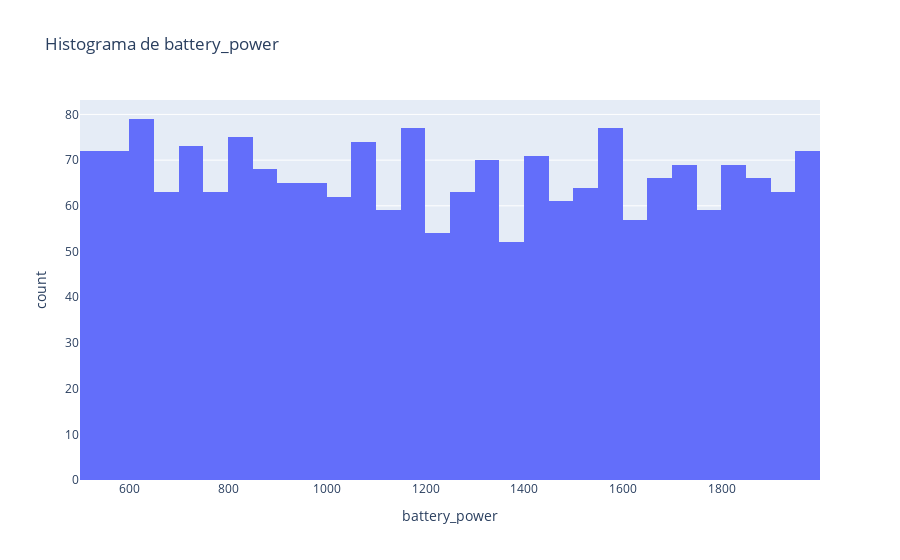

The cell this chart's notebook holds for it:
### Markdown cell above
## Histograma

Se genera un histograma de la columna `odometer` si existe; en caso contrario, se utiliza la primera columna del dataset.

### Code cell
if 'battery_power' in df.columns:
    fig_hist = px.histogram(df, x='battery_power', title='Histograma de battery_power')
else:
    fig_hist = px.histogram(df, x=df.columns[0], title=f'Histograma de {df.columns[0]}')

fig_hist.show()

### Figure 1 — Plotly figure (JSON) as saved in the notebook; plotly's stock layout.template omitted (floating-point values rounded to 4 significant figures; data arrays with more than 128 entries replaced by an {"elided": "..."} marker saying what was removed)
{"data": [{"bingroup": "x", "hovertemplate": "battery_power=%{x}<br>count=%{y}<extra></extra>", "legendgroup": "", "marker": {"color": "#636efa", "pattern": {"shape": ""}}, "name": "", "orientation": "v", "showlegend": false, "type": "histogram", "x": {"elided": "2000 int values"}, "xaxis": "x", "yaxis": "y"}], "layout": {"barmode": "relative", "legend": {"tracegroupgap": 0}, "title": {"text": "Histograma de battery_power"}, "xaxis": {"anchor": "y", "domain": [0, 1], "title": {"text": "battery_power"}}, "yaxis": {"anchor": "x", "domain": [0, 1], "title": {"text": "count"}}}}
